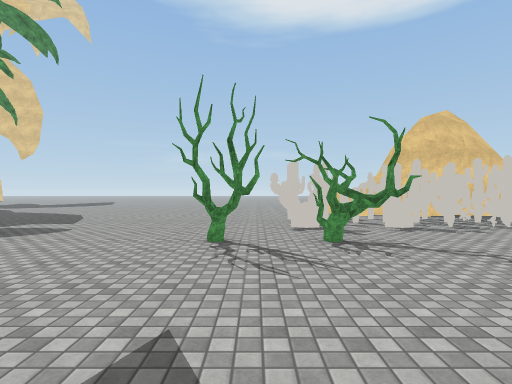
view 1 (above)

24 first-person views from a walk through a 3-D level made in the Unity game engine. The camera is 1.5 m above the floor, looks level and sees 80° across. The floor is counted in squares, 2 m on a side. Each view is taken from the middle of a square. On the plan, view 1 faces up. The plan holds only what a view shows up to about 10 squares ahead; the rest is blank. The place goes on beyond the plan. Surface patterns are stand-ins for the level's own textures.

view 2
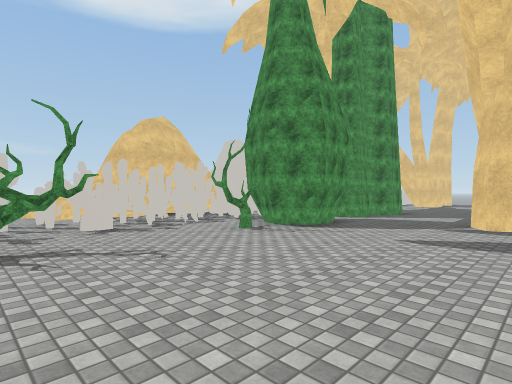

view 3
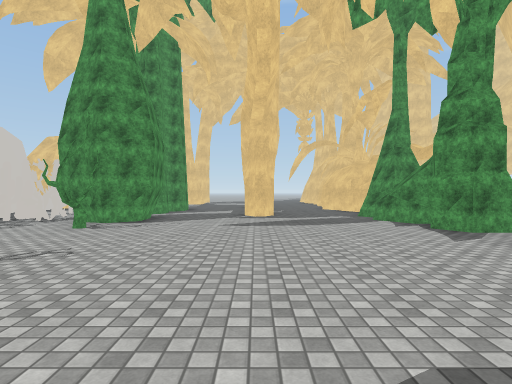

view 4
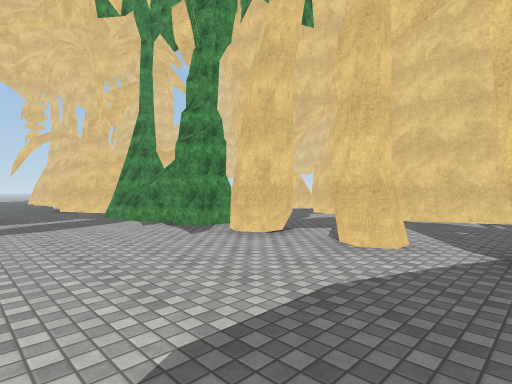

view 5
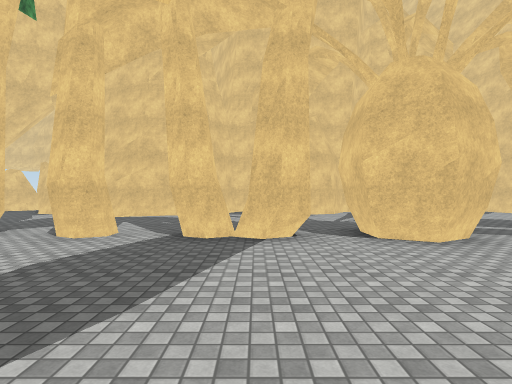

view 6
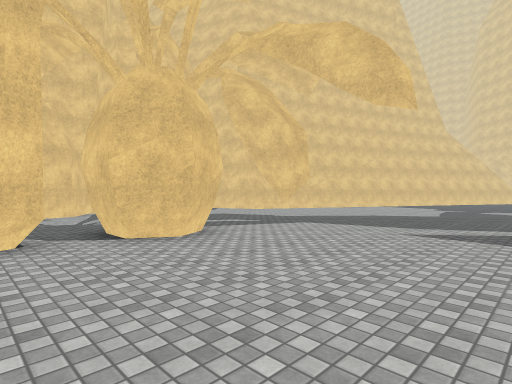

view 7
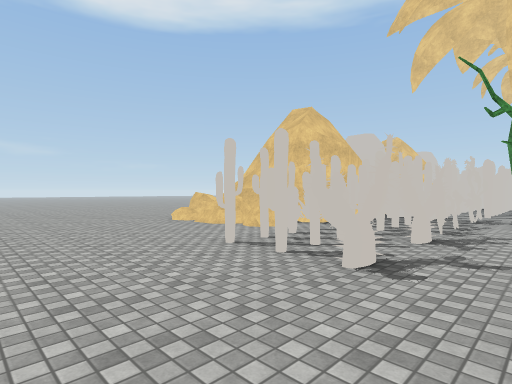

view 8
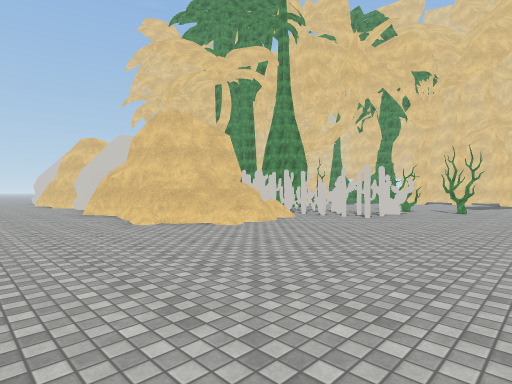

view 9
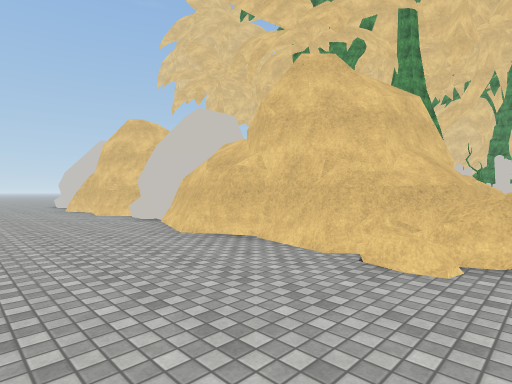

view 10
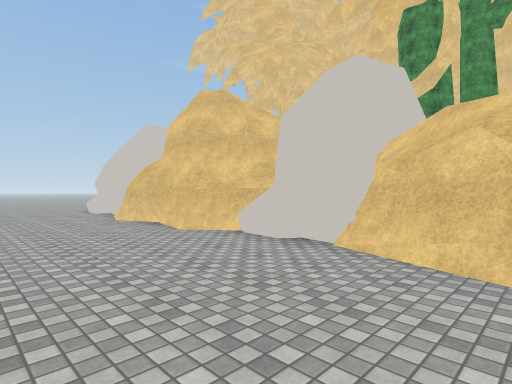

view 11
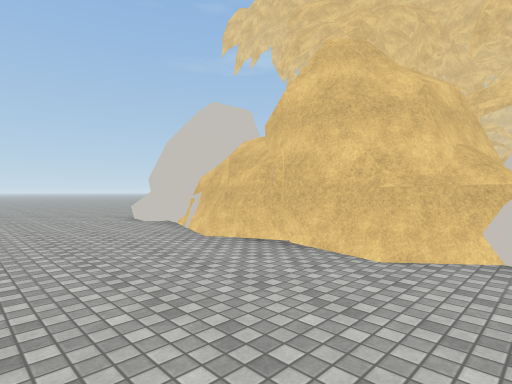

view 12
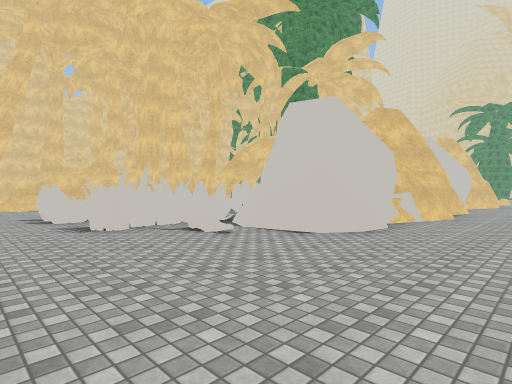

view 13
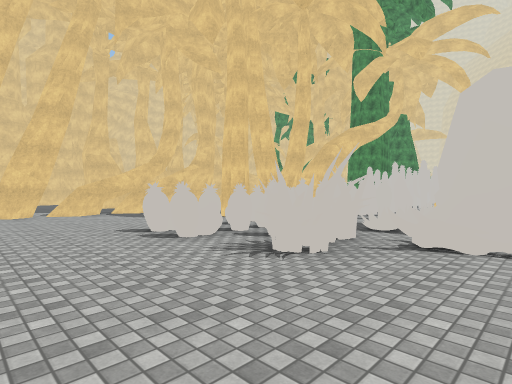

view 14
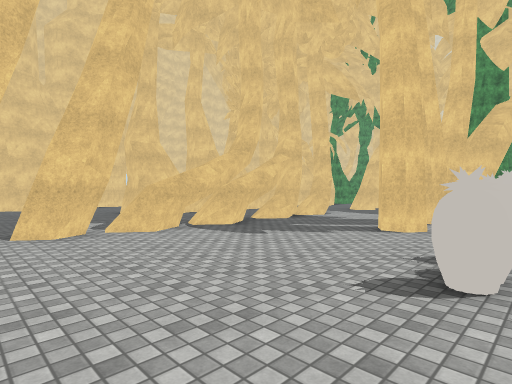

view 15
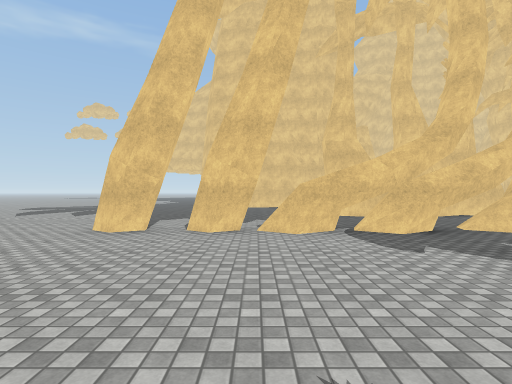

view 16
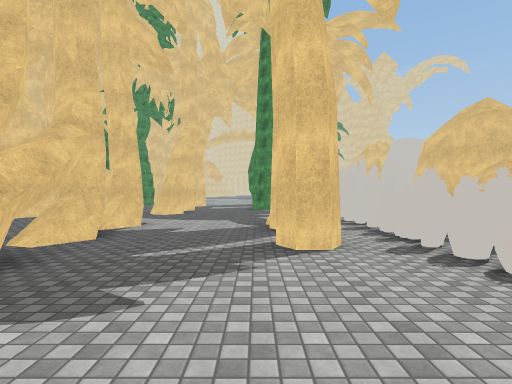

view 17
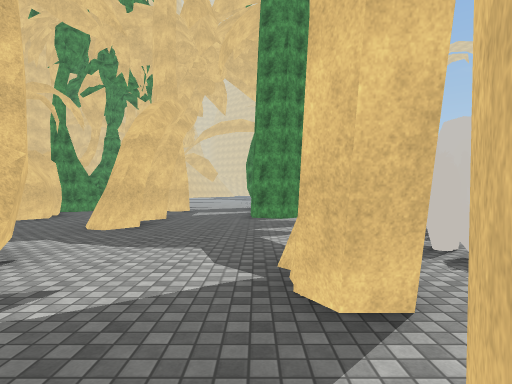

view 18
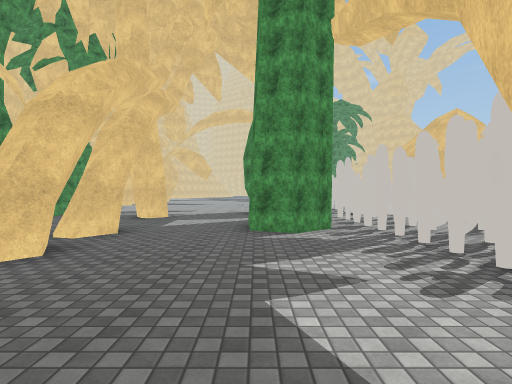

view 19
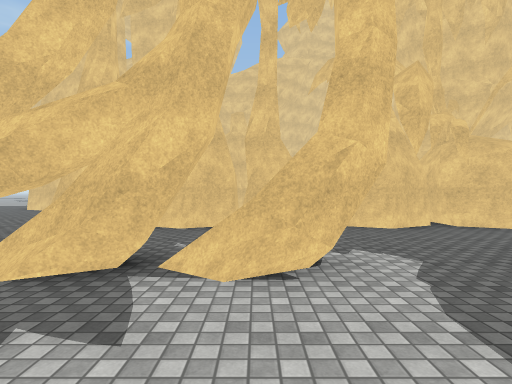

view 20
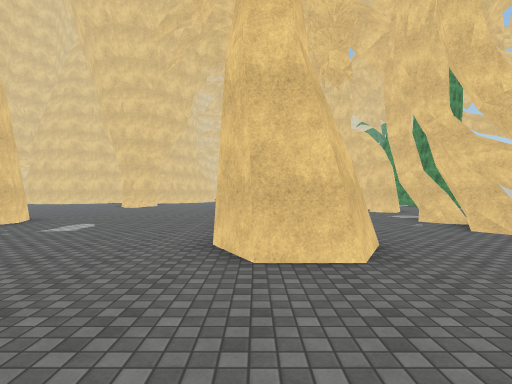

view 21
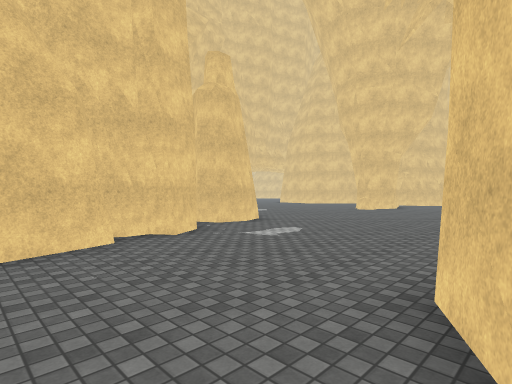

view 22
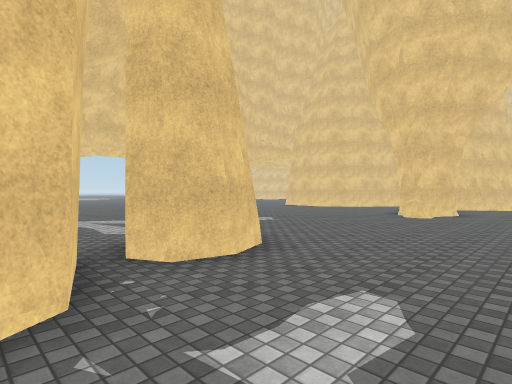

view 23
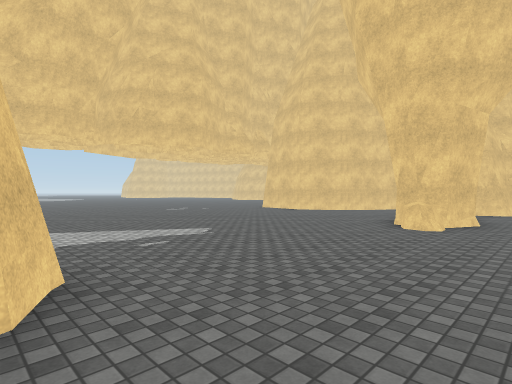

view 24
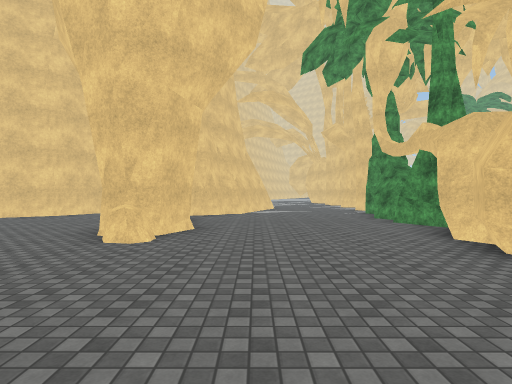

### Floor plan
Key: @ floor where view 1 was taken; # wall or solid block; x gap in a wall; . floor; = window, fence, low wall or low ledge; ^ raised ledge; C cactus; T tree; S skull; O other object.
Columns run from 13 left of view 1 to 27 right of it. Each row starts with its distance up from view 1.
 17           .....................
 16           ..............................
 15           ..............................
 14           .......=......................
 13           ......^^####O##O####O#O O.....
 12           ......^#   OO ###  O  O O......
 11            .....^#    O           OS.....
 10      ...........=####          OC OOOO...
  9      .........CCCCOOOOO  OOO  COCCCOCO...
  8       ........CC.CCCCCCOCCO CCOO  CCCC...
  7        .......CCCCCCCCCCCCCCCOCCCCCCCC...
  6         ..................C.C....C.......
  5          ...T.T...TT#T.T T.... ##.#......
  4          ....T.T....##.#T#...............
  3           ...............................
  2       ...................................
  1 ......................#..#x#..###########
  0 .............@...........................
 -1 .........................................
 -2  ........................#...............
 -3   ......##x##.#.#xT#TT##############....
 -4    #.... #........##TT###  #   #   #....
 -5     ...  ...............##    ..........
 -6     ..  ... ..........................
 -7         ..  ..........................
 -8         ..   #### ...................#
 -9         ##        #...............####
-10                   ##.  ##......##.#
-11                       .........####
-12                      .......... ..
-13                    ............ .
-14                    #.............
-15                    ##.  .........
-16                          ........
-17                           ......
-18                            ...

Positions as (right, up) in squares from view 1, and headings:
1: (0, 0), facing up
2: (1, 0), facing up-right
3: (-1, 1), facing right
4: (-1, 1), facing down-right
5: (-2, 2), facing down
6: (-2, 2), facing down-left
7: (-2, 5), facing up-right
8: (-3, 17), facing down-right
9: (3, 17), facing down-right
10: (8, 17), facing down-right
11: (12, 17), facing down-right
12: (26, 16), facing down-left
13: (27, 12), facing down-left
14: (27, 7), facing down-left
15: (25, 7), facing down
16: (25, 4), facing left
17: (21, 4), facing left
18: (18, 4), facing left
19: (18, 4), facing down
20: (26, -4), facing left
21: (24, -4), facing down-left
22: (21, -7), facing down-left
23: (18, -8), facing down-left
24: (16, -8), facing left
